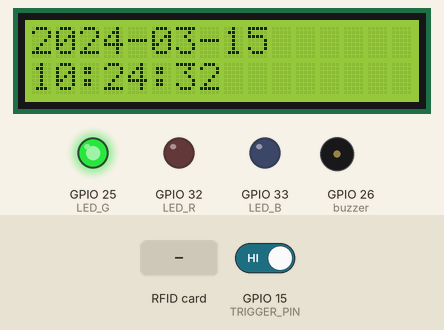
Recording of a sketch running on a simulated ESP32. On the bench: 16×2 character LCD, output pins drawn as LEDs (lit = HIGH), buzzer (waves = sounding, pin HIGH). The inputs (shaded band) are chosen by the test bench; at power-on: GPIO 15 (TRIGGER_PIN) HIGH. WiFi joins after 1.5 s; servers stay silent unless stated; network time is answered at once with the bench clock; the local clock reads 2024-03-15 10:24:30 at power-on unless the sketch sets it; what the sketch prints to the serial monitor is not drawn.

Above: at 2.8 s.
2.9 s: RFID card 5E 7A 19 C4 held to the reader
At 5.4 s:
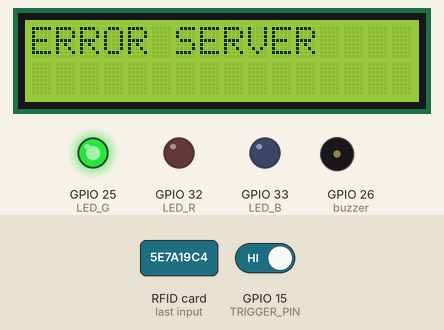
7.2 s: GPIO 15 (TRIGGER_PIN) driven LOW
At 11.2 s:
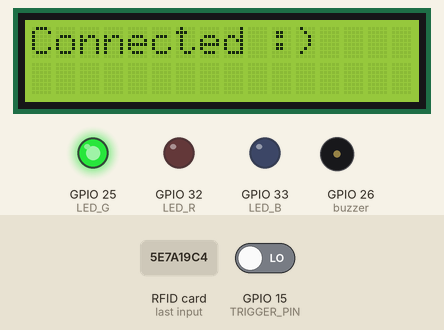
11.5 s: GPIO 15 (TRIGGER_PIN) driven HIGH
At 14.8 s:
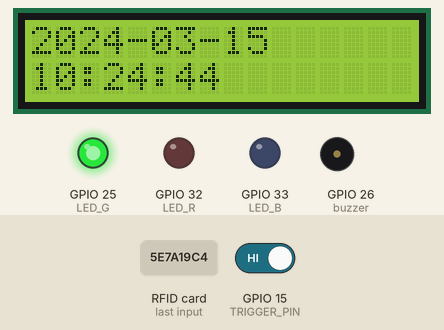
Timing chart, 0 to 16.3 s (numbered marks = the images above; inputs shaded):
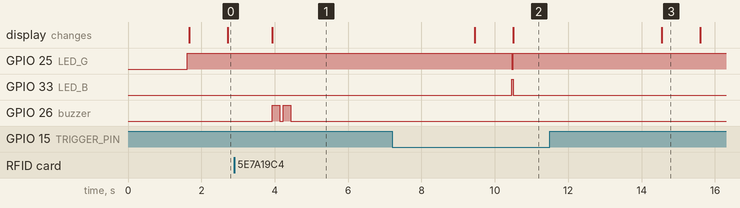

The sketch:

ReadNUID_1.ino
```cpp
#include <SPI.h>
#include <MFRC522.h>
#include <WiFiManager.h>
#include <WiFi.h>
#include <Wire.h>
#include <LiquidCrystal_I2C.h>
#include <NTPClient.h>
#include <HTTPClient.h>


const char* server = "http://192.168.100.4:8080/data"; // BACKEND

//---------------RC522 PIN------------------------------------------
#define SS_PIN 5
#define RST_PIN 4
MFRC522 rfid(SS_PIN, RST_PIN); // Instance of the class
MFRC522::MIFARE_Key key;
//------------------------------------------------------------------------

#define buzzer 26 // buzzer pinout

//---------LED's------------------------------------------------------------
#define LED_R 32 //LED_RED
#define LED_B 33 //LED_BLUE
#define LED_G 25 //LED_GREEN
//------------------------------------------------------------------------------


//-----------------------CLOCK-------------------------------------------------
String formattedDate;
String dayStamp;
String timeStamp;
WiFiUDP ntpUDP;
NTPClient ntp(ntpUDP);
//------------------------------------------------------------------------------


#define TRIGGER_PIN 15 // select which pin will trigger the configuration portal when set to LOW-----------
int timeout = 90; // seconds to run for
//--------------------------------------------------------------------------------------

LiquidCrystal_I2C lcd(0x27, 16, 2); // Adress LCD


// Init array that will store new NUID
char strUID[32] = "";
//--------------------------------

//---------- variable wifimanager---
WiFiManager wm;
//---------------------------------------
void setup() {
  Serial.begin(115200);

//-------LCD-------------------------------------------------------
  lcd.begin(); // initialize the LCD
  lcd.backlight();// Turn on the blacklight and print a message.

//-----RFID--------------------------------------------------------
  SPI.begin(); // Init SPI bus
  rfid.PCD_Init(); // Init MFRC522
  pinMode(buzzer,OUTPUT);
//---------------------------------------------------------------------------------

//--------------WIFI SETUP-----------------------------------------------------------
     pinMode(LED_G,OUTPUT);  //LED_GREEN
     pinMode(LED_R,OUTPUT); //LED_RED
     pinMode(LED_B,OUTPUT); //LED_BLUE
     pinMode(TRIGGER_PIN, INPUT_PULLUP);
    WiFi.mode(WIFI_STA); // explicitly set mode, esp defaults to STA+AP
    wm.setConfigPortalBlocking(false);
    wm.setConfigPortalTimeout(1);
    //automatically connect using saved credentials if they exist
    //If connection fails it starts an access point with the specified name
    wm.autoConnect("AutoConnectAP");
//----------------------------------------------------------------------------------

//-----------------------CLOCK-------------------------------------------------------
ntp.begin();
ntp.setTimeOffset(-10800); //GMT em segundos // -3 = -10800 (BRASIL)
//------------------------------------------------------------------------------------

}

void loop() {

    wm.process();
    WifiConnect();


//  new card present on the sensor/reader
  if ( rfid.PICC_IsNewCardPresent()){
    // Verify if the NUID has been readed
    if (  rfid.PICC_ReadCardSerial()){
        getUID(); //Function GetUID
      }
    }
}

//-----------------------WIFI PORTAL------------------------------------------------------------------------------------
void WifiConnect(){
    if (WiFi.status() == WL_CONNECTED){   // if connected Green led on and clock on LCD
    digitalWrite(LED_R,LOW);
    digitalWrite(LED_G,HIGH);
    digitalWrite(LED_B,LOW);
    clock_PM();
    }
   else {                                //else RED LED On
    digitalWrite(LED_R,HIGH);
    digitalWrite(LED_G,LOW);
    digitalWrite(LED_B,LOW);

      lcd.clear();
      lcd.setCursor(0, 0);
      lcd.print("not connected");
    }

     if ( digitalRead(TRIGGER_PIN) == LOW) { //IF PIN  LOW  Configuration mode of wifi
    WiFiManager wm;
     digitalWrite(LED_R,LOW);
    digitalWrite(LED_G,LOW);
    digitalWrite(LED_B,HIGH);

    wm.resetSettings();//reset settings
    wm.setConfigPortalTimeout(timeout);// set configportal timeout 90sec


      lcd.clear();
      lcd.setCursor(0, 0);
      lcd.print("Connect Wifi:");
      lcd.setCursor(0, 1);
      lcd.print("PointManager");


    if (!wm.startConfigPortal("PointManager-P4tech")) {
      Serial.println("failed to connect and hit timeout");

      lcd.clear();
      lcd.setCursor(0, 0);
      lcd.print("Fail to connect");
      lcd.setCursor(0, 1);
      lcd.print("and hit timeout");
      delay(3000);

      //reset and try again, or maybe put it to deep sleep
      ESP.restart();
      delay(5000);
    }

    //if you get here you have connected to the WiFi
    Serial.println("connected...yeey :)");

      lcd.clear();
      lcd.setCursor(0, 0);
      lcd.print("Connected :) ");
      digitalWrite(LED_R,LOW);
      digitalWrite(LED_G,HIGH);
      digitalWrite(LED_B,LOW);
      delay(4000);

  }
  }
//---------------------------------------------------------------------------------------------------------------------------------------------


//--------------------------------------------------------------GET UID --------------------------------------------------------------------------------
void getUID(){

    // Store NUID into nuidPICC array
    for (byte i = 0; i < 4; i++) {
      byte nib1 = (rfid.uid.uidByte[i] >> 4) & 0x0F;
      byte nib2 = (rfid.uid.uidByte[i] >> 0) & 0x0F;
      strUID[i*2+0] = nib1  < 0xA ? '0' + nib1  : 'A' + nib1  - 0xA;
      strUID[i*2+1] = nib2  < 0xA ? '0' + nib2  : 'A' + nib2  - 0xA;
    }
    strUID[4*2] = '\0';


    send_id(strUID);
    Serial.println(F("The NUID tag is:"));
    Serial.println(strUID);


  // Halt PICC
  rfid.PICC_HaltA();

  // Stop encryption on PCD
  rfid.PCD_StopCrypto1();

  digitalWrite(buzzer,HIGH);
  delay(200);
  digitalWrite(buzzer,LOW);
  delay(100);
  digitalWrite(buzzer,HIGH);
  delay(200);
  digitalWrite(buzzer,LOW);
   delay(5000);
}

//---------------------------------------------------------------------------------------------------------------------------------------------------------------

//---------------------------------------CLOCK-------------------------------------------------------------------------------------------
void clock_PM(){

  if (ntp.update()) {


  // The formattedDate comes with the following format:
  // 2018-05-28T16:00:13Z
  // We need to extract date and time
  formattedDate = ntp.getFormattedDate();

  // Extract date
  int splitT = formattedDate.indexOf("T");
  dayStamp = formattedDate.substring(0, splitT);
  Serial.print("DATE: ");
  Serial.println(dayStamp);
  // Extract time
  timeStamp = formattedDate.substring(splitT+1, formattedDate.length()-1);
  Serial.print("HOUR: ");
  Serial.println(timeStamp);
   lcd.clear();
   lcd.setCursor(0, 0);
   lcd.print(dayStamp);
   lcd.setCursor(0, 1);
   lcd.print(timeStamp);
  delay(1000);

  } else {
    Serial.println("!Erro ao atualizar NTP!\n");
  }
  }

 //-----------------------------------SEND_ID--------------------------------------------

 void send_id( char*strUID ){

      WiFiClient client;
       HTTPClient http;

        http.begin(client, server);
        http.addHeader("Content-Type", "text/plain");


        int httpResponseCode = http.GET();
         if(httpResponseCode>0){

            Serial.println(strUID);

            int responseCode = http.POST(strUID);
            String responde = http.getString();

           if(responde == "IDinv")
           {

               lcd.clear();
               lcd.setCursor(0, 0);
               lcd.print("ID INVALIDO");
               lcd.setCursor(0, 1);
               lcd.print(strUID);

            }
           else{
               lcd.clear();
               lcd.setCursor(0, 0);
               lcd.print(responde);
            }
            http.end();
             }
            else {
              Serial.println("erro conexão com servidor");
               lcd.clear();
               lcd.setCursor(0, 0);
               lcd.print("ERROR SERVER");
              }

 }
```

Measured:
- after the input at 2.9 s, GPIO 26 (buzzer): alternates HIGH for 0.20 s and LOW for 0.10 s, 4 changes in all, then stays LOW, starting after 1.0 s; the display: changes after 1.0 s (image 1)
- after the input at 7.2 s, GPIO 25 (LED_G): HIGH → LOW after 3.3 s, → HIGH 0.05 s later; GPIO 33 (LED_B): LOW → HIGH after 3.3 s, → LOW 0.05 s later; the display: first differs from a run without the input after 3.3 s (image 2)
- after the input at 11.5 s, GPIO 25 (LED_G): stops changing and stays HIGH; GPIO 33 (LED_B): stops changing and stays LOW
